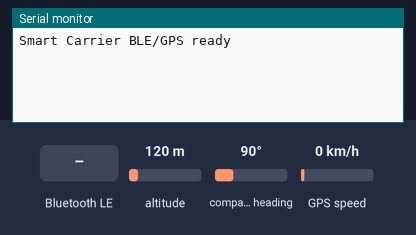
The sketch below on a simulated ESP32. Parts: the last lines printed to the serial monitor. The test bench sets the inputs (shaded band); at power-on: altitude 120 m, compass heading 90°, GPS speed 0 km/h. The GPS gets a fix after 3 s at 37.7749, -122.4194 with 8 satellites; nothing arrives over Bluetooth unless stated; a phone connects over Bluetooth LE 3 s after start.

Above: at 1.2 s.
1.3 s: Bluetooth LE write "PING" received
At 1.9 s:
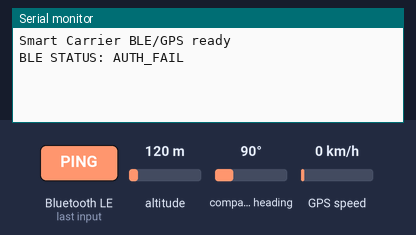
3.5 s: Bluetooth LE write "PING" received
At 3.84 s:
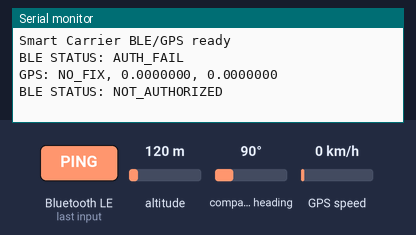

The sketch:

smart_carrier.ino
```cpp
#include <Arduino.h>
#include <TinyGPSPlus.h>
#include <BLEDevice.h>
#include <BLEServer.h>
#include <BLEUtils.h>
#include <BLE2902.h>
#include <BLEAdvertising.h>
#if __has_include(<esp_arduino_version.h>)
#include <esp_arduino_version.h>
#endif
#ifndef ESP_ARDUINO_VERSION_MAJOR
#define ESP_ARDUINO_VERSION_MAJOR 2
#endif
#include "config.h"
#include "location_packet.h"

// 광고 데이터와 GATT 알림은 같은 13바이트 위치 패킷을 사용한다.
// [0:1] 'S','C', [2] version, [3] GPS 유효 비트,
// [4:7] latitude * 1e7, [8:11] longitude * 1e7, [12] sequence.
static const char* SERVICE_UUID = "6e410000-8d02-45e2-a355-94974a6df211";
static const char* AUTH_UUID    = "6e410001-8d02-45e2-a355-94974a6df211";
static const char* COMMAND_UUID = "6e410002-8d02-45e2-a355-94974a6df211";
static const char* GPS_UUID     = "6e410003-8d02-45e2-a355-94974a6df211";
static const char* STATUS_UUID  = "6e410004-8d02-45e2-a355-94974a6df211";

TinyGPSPlus gps;
HardwareSerial gpsSerial(2);
BLEServer* server = nullptr;
BLEAdvertising* advertising = nullptr;
BLECharacteristic* gpsCharacteristic = nullptr;
BLECharacteristic* statusCharacteristic = nullptr;
bool connected = false;
bool authorized = false;
bool restartAdvertising = false;
uint8_t sequenceNumber = 0;
uint32_t lastPositionUpdate = 0;

static bool hasRecentFix() {
  return gps.location.isValid() && gps.location.age() < GPS_FIX_TIMEOUT_MS;
}

static void createPositionPacket(uint8_t (&packet)[13]) {
  const bool fix = hasRecentFix();
  carrier_protocol::encodeLocation(
    fix ? gps.location.lat() : 0.0,
    fix ? gps.location.lng() : 0.0,
    fix, sequenceNumber++, packet);
}

static void updateAdvertising(const uint8_t* packet) {
  // Manufacturer data의 첫 2바이트는 Company ID(리틀 엔디언)이다.
  uint8_t manufacturerBytes[15];
  manufacturerBytes[0] = PROTOTYPE_COMPANY_ID & 0xFF;
  manufacturerBytes[1] = (PROTOTYPE_COMPANY_ID >> 8) & 0xFF;
  for (size_t i = 0; i < 13; ++i) manufacturerBytes[i + 2] = packet[i];
  BLEAdvertisementData advData;
  advData.setFlags(0x06);
#if ESP_ARDUINO_VERSION_MAJOR >= 3
  advData.setManufacturerData(String(
    reinterpret_cast<const char*>(manufacturerBytes), sizeof(manufacturerBytes)));
#else
  advData.setManufacturerData(std::string(
    reinterpret_cast<const char*>(manufacturerBytes), sizeof(manufacturerBytes)));
#endif
  BLEAdvertisementData scanResponse;
  scanResponse.setName(BLE_DEVICE_NAME);
  advertising->stop();
  advertising->setAdvertisementData(advData);
  advertising->setScanResponseData(scanResponse);
  advertising->start();
}

static void sendStatus(const char* text) {
  statusCharacteristic->setValue(text);
  if (connected) statusCharacteristic->notify();
  Serial.printf("BLE STATUS: %s\n", text);
}

class CarrierServerCallbacks : public BLEServerCallbacks {
  void onConnect(BLEServer*) override {
    connected = true;
    authorized = false;
  }

  void onDisconnect(BLEServer*) override {
    connected = false;
    authorized = false;
    restartAdvertising = true;
  }
};

class AuthCallbacks : public BLECharacteristicCallbacks {
  void onWrite(BLECharacteristic* characteristic) override {
    const String pin(characteristic->getValue().c_str());
    authorized = (pin == BLE_PIN_CODE);
    sendStatus(authorized ? "AUTH_OK" : "AUTH_FAIL");
  }
};

class CommandCallbacks : public BLECharacteristicCallbacks {
  void onWrite(BLECharacteristic* characteristic) override {
    if (!authorized) {
      sendStatus("NOT_AUTHORIZED");
      return;
    }
    const String command(characteristic->getValue().c_str());
    // 현재 시스템의 SOS는 앱에서 서버로 전송한다. 모터 명령은 연결하지 않는다.
    if (command == "PING") sendStatus("PONG");
    else sendStatus("UNKNOWN_COMMAND");
  }
};

void setup() {
  Serial.begin(115200);
  gpsSerial.begin(GPS_BAUD, SERIAL_8N1, GPS_RX_PIN, GPS_TX_PIN);

  BLEDevice::init(BLE_DEVICE_NAME);
  server = BLEDevice::createServer();
  server->setCallbacks(new CarrierServerCallbacks());
  BLEService* service = server->createService(SERVICE_UUID);
  BLECharacteristic* auth = service->createCharacteristic(AUTH_UUID, BLECharacteristic::PROPERTY_WRITE);
  auth->setCallbacks(new AuthCallbacks());
  BLECharacteristic* command = service->createCharacteristic(COMMAND_UUID, BLECharacteristic::PROPERTY_WRITE);
  command->setCallbacks(new CommandCallbacks());
  gpsCharacteristic = service->createCharacteristic(GPS_UUID,
    BLECharacteristic::PROPERTY_READ | BLECharacteristic::PROPERTY_NOTIFY);
  gpsCharacteristic->addDescriptor(new BLE2902());
  statusCharacteristic = service->createCharacteristic(STATUS_UUID,
    BLECharacteristic::PROPERTY_READ | BLECharacteristic::PROPERTY_NOTIFY);
  statusCharacteristic->addDescriptor(new BLE2902());
  statusCharacteristic->setValue("READY");
  service->start();

  advertising = BLEDevice::getAdvertising();
  advertising->setMinPreferred(0x06);
  advertising->setMaxPreferred(0x12);
  uint8_t packet[13] = {0};
  createPositionPacket(packet);
  updateAdvertising(packet);
  Serial.println("Smart Carrier BLE/GPS ready");
}

void loop() {
  while (gpsSerial.available() > 0) gps.encode(gpsSerial.read());

  if (restartAdvertising) {
    restartAdvertising = false;
    uint8_t packet[13];
    createPositionPacket(packet);
    updateAdvertising(packet);
  }

  if (millis() - lastPositionUpdate >= POSITION_UPDATE_MS) {
    lastPositionUpdate = millis();
    uint8_t packet[13];
    createPositionPacket(packet);
    gpsCharacteristic->setValue(packet, sizeof(packet));
    if (connected && authorized) gpsCharacteristic->notify();
    if (!connected) updateAdvertising(packet);
    Serial.printf("GPS: %s, %.7f, %.7f\n",
      hasRecentFix() ? "FIX" : "NO_FIX", gps.location.lat(), gps.location.lng());
  }
  delay(10);
}
```

location_packet.h
```cpp
#pragma once

#include <cmath>
#include <cstdint>

// BLE 광고와 GATT에서 사용하는 GPS 위치 패킷을 생성한다.
// SC(2) + 버전(1) + FIX(1) + 위도(4) + 경도(4) + 순번(1)
namespace carrier_protocol {

inline void putInt32LE(uint8_t* destination, int32_t value) {
  const uint32_t raw = static_cast<uint32_t>(value);
  for (int i = 0; i < 4; ++i) {
    destination[i] = static_cast<uint8_t>((raw >> (8 * i)) & 0xFFu);
  }
}

inline bool encodeLocation(double latitude, double longitude, bool gpsFix,
                           uint8_t sequence, uint8_t (&packet)[13]) {
  const bool valid = gpsFix && std::isfinite(latitude) &&
                     std::isfinite(longitude) &&
                     latitude >= -90.0 && latitude <= 90.0 &&
                     longitude >= -180.0 && longitude <= 180.0;
  packet[0] = 'S';
  packet[1] = 'C';
  packet[2] = 1;
  packet[3] = valid ? 1 : 0;
  const int32_t lat = valid ? static_cast<int32_t>(std::round(latitude * 10000000.0)) : 0;
  const int32_t lon = valid ? static_cast<int32_t>(std::round(longitude * 10000000.0)) : 0;
  putInt32LE(packet + 4, lat);
  putInt32LE(packet + 8, lon);
  packet[12] = sequence;
  return valid;
}

}  // namespace carrier_protocol
```

config.h
```cpp
#pragma once

// GPS 모듈은 ESP32의 UART2에 연결한다.
#define GPS_RX_PIN 16
#define GPS_TX_PIN 17
#define GPS_BAUD 9600

#define BLE_DEVICE_NAME "SC-CARRIER"
#define BLE_PIN_CODE "1234"  // 전시용 비밀번호. 실제 사용 시 변경한다.

#define GPS_FIX_TIMEOUT_MS 10000UL
#define POSITION_UPDATE_MS 2000UL

// 프로토타입 전용 제조사 식별자. 제품 배포 시 정식 Company ID를 할당한다.
#define PROTOTYPE_COMPANY_ID 0xFFFF
```

Measured:
- after the input at 1.3 s, the serial monitor: prints a new line after 0.05 s (image 1)
- after the input at 3.5 s, the serial monitor: prints a new line after 0.05 s (image 2)
